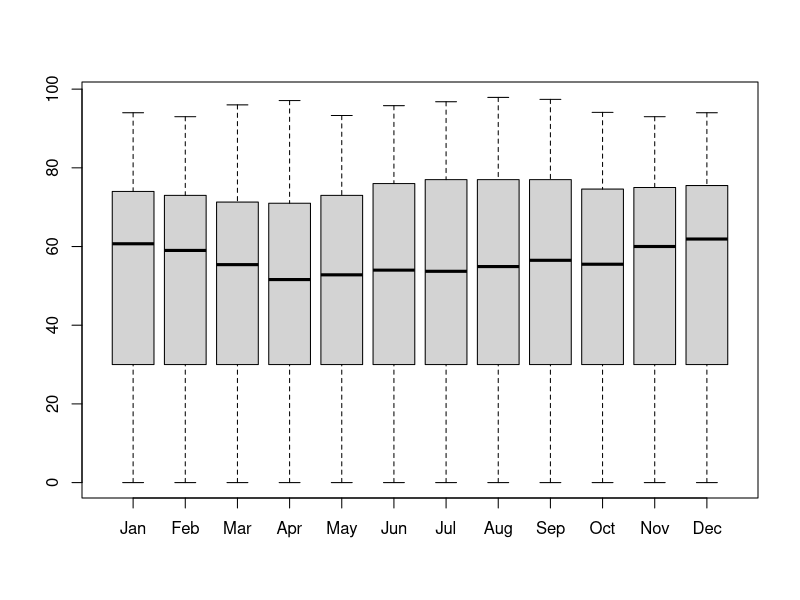

R code for this plot: (Note: this script raises an error after producing the figure.)
## Humidity Data Cleaning
  # Removal of NA's and outliers
  # Selection of variables of interest
  # Selection of cities of interest

library(tidyverse)

# Import the data

humidity <- read.csv("./data/raw.csv")

# Selection of variables
month <- c("Jan", "Feb", "Mar", "Apr", "May", "Jun", "Jul", "Aug", "Sep", "Oct", "Nov", "Dec")
keep_var <- c("Country.or.Territory", "Station.Name", "Period", "Statistic.Description", "Unit", 
              "Jan", "Feb", "Mar", "Apr", "May", "Jun", "Jul", "Aug", "Sep", "Oct", "Nov", "Dec")

# Selection of cities of interests
# Elimination of NA's and outliers (check "exploring.R" for details)

wrk_humidity <- humidity %>% select(all_of(keep_var)) %>% filter_at(vars(month), all_vars(. >= 0))
wrk_humidity$Country.or.Territory <- as.factor(wrk_humidity$Country.or.Territory)
new_hum_boxplot <- boxplot(wrk_humidity[month]) # Data is already good to go


selected_humidity <- wrk_humidity %>% filter(wrk_humidity$Station.Name %in% c("Brasilia", 
                                                                              "Rio de Janeiro", 
                                                                              "Sao Paulo", 
                                                                              "SANTIAGO-LOS CERRILLOS", 
                                                                              "OSLO - BLINDERN", 
                                                                              "Zuerich (town)", 
                                                                              "Geneve",
                                                                              "SAN FRANCISCO/INTERNATIONAL A,CA", 
                                                                              "BOSTON/LOGAN INT'L AIRPORT, MA", 
                                                                              "WASHINGTON DC/NATIONAL ARPT VA", 
                                                                              "HOUSTON/INTERCONTINENTAL, TX",
                                                                              "CHICAGO/0'HARE, IL"))
selected_humidity <- selected_humidity %>% filter(selected_humidity$Statistic.Description %in% 
                                                    c("Mean Value", "Mean of 3-Hourly Observations"))

  save(selected_humidity, file = "rda/selected-interm-1.rda")

# Note: Houston is the only city with a different observation period.